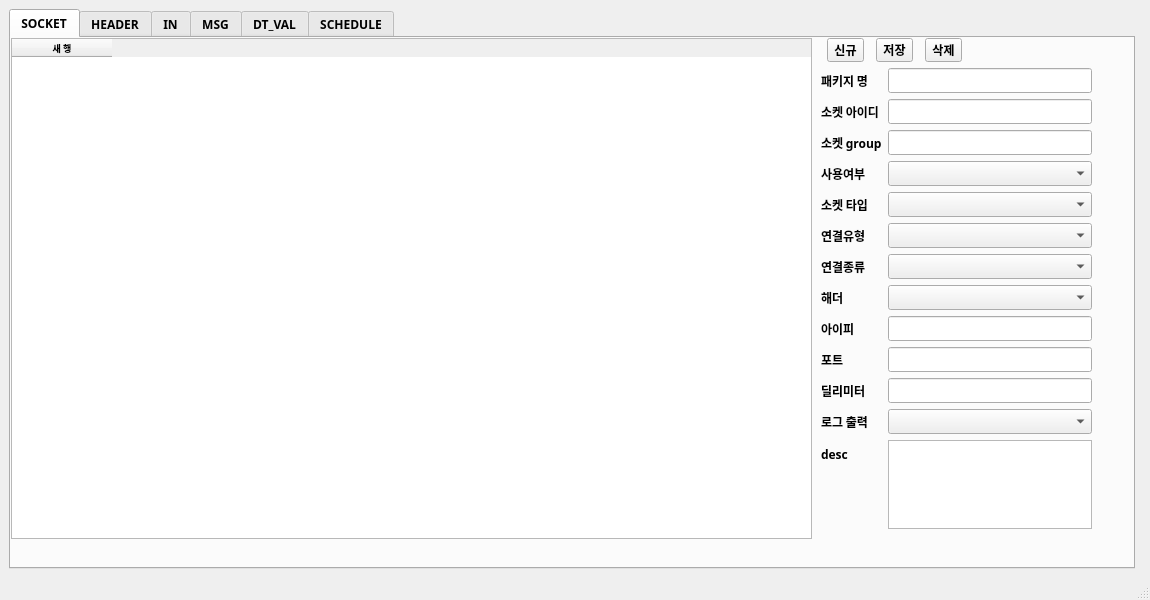
<?xml version="1.0" encoding="UTF-8"?>
<ui version="4.0">
 <class>MainWindow</class>
 <widget class="QMainWindow" name="MainWindow">
  <property name="geometry">
   <rect>
    <x>0</x>
    <y>0</y>
    <width>1150</width>
    <height>600</height>
   </rect>
  </property>
  <property name="sizePolicy">
   <sizepolicy hsizetype="Expanding" vsizetype="Expanding">
    <horstretch>0</horstretch>
    <verstretch>0</verstretch>
   </sizepolicy>
  </property>
  <property name="minimumSize">
   <size>
    <width>1150</width>
    <height>600</height>
   </size>
  </property>
  <property name="maximumSize">
   <size>
    <width>1150</width>
    <height>600</height>
   </size>
  </property>
  <property name="baseSize">
   <size>
    <width>600</width>
    <height>300</height>
   </size>
  </property>
  <property name="font">
   <font>
    <family>맑은 고딕</family>
    <weight>75</weight>
    <bold>true</bold>
   </font>
  </property>
  <property name="windowTitle">
   <string>MainWindow</string>
  </property>
  <widget class="QWidget" name="centralwidget">
   <layout class="QGridLayout" name="gridLayout_2">
    <item row="1" column="0">
     <widget class="QTabWidget" name="tap_info">
      <property name="currentIndex">
       <number>0</number>
      </property>
      <widget class="QWidget" name="tab">
       <attribute name="title">
        <string>SOCKET</string>
       </attribute>
       <widget class="QWidget" name="">
        <property name="geometry">
         <rect>
          <x>810</x>
          <y>0</y>
          <width>149</width>
          <height>24</height>
         </rect>
        </property>
        <layout class="QGridLayout" name="gridLayout">
         <item row="0" column="0">
          <widget class="QToolButton" name="btn_addSk">
           <property name="text">
            <string>신규</string>
           </property>
          </widget>
         </item>
         <item row="0" column="2">
          <widget class="QToolButton" name="btn_delSk">
           <property name="text">
            <string>삭제</string>
           </property>
          </widget>
         </item>
         <item row="0" column="1">
          <widget class="QToolButton" name="btn_saveSk">
           <property name="text">
            <string>저장</string>
           </property>
          </widget>
         </item>
        </layout>
       </widget>
       <widget class="QWidget" name="formLayoutWidget_2">
        <property name="geometry">
         <rect>
          <x>810</x>
          <y>30</y>
          <width>271</width>
          <height>461</height>
         </rect>
        </property>
        <layout class="QFormLayout" name="formLayout_2">
         <item row="0" column="0">
          <widget class="QLabel" name="label_7">
           <property name="text">
            <string>패키지 명</string>
           </property>
          </widget>
         </item>
         <item row="0" column="1">
          <widget class="QLineEdit" name="sk_PKG_ID">
           <property name="text">
            <string/>
           </property>
          </widget>
         </item>
         <item row="1" column="0">
          <widget class="QLabel" name="label_8">
           <property name="text">
            <string>소켓 아이디</string>
           </property>
          </widget>
         </item>
         <item row="1" column="1">
          <widget class="QLineEdit" name="sk_SK_ID"/>
         </item>
         <item row="2" column="0">
          <widget class="QLabel" name="label_9">
           <property name="text">
            <string>소켓 group</string>
           </property>
          </widget>
         </item>
         <item row="12" column="0">
          <widget class="QLabel" name="label_10">
           <property name="text">
            <string>desc</string>
           </property>
          </widget>
         </item>
         <item row="11" column="0">
          <widget class="QLabel" name="label_11">
           <property name="text">
            <string>로그 출력</string>
           </property>
          </widget>
         </item>
         <item row="3" column="0">
          <widget class="QLabel" name="label_12">
           <property name="text">
            <string>사용여부</string>
           </property>
          </widget>
         </item>
         <item row="4" column="0">
          <widget class="QLabel" name="label_13">
           <property name="text">
            <string>소켓 타입</string>
           </property>
          </widget>
         </item>
         <item row="10" column="0">
          <widget class="QLabel" name="label_14">
           <property name="text">
            <string>딜리미터</string>
           </property>
          </widget>
         </item>
         <item row="9" column="0">
          <widget class="QLabel" name="label_15">
           <property name="text">
            <string>포트</string>
           </property>
          </widget>
         </item>
         <item row="8" column="0">
          <widget class="QLabel" name="label_16">
           <property name="text">
            <string>아이피</string>
           </property>
          </widget>
         </item>
         <item row="7" column="0">
          <widget class="QLabel" name="label_17">
           <property name="text">
            <string>해더</string>
           </property>
          </widget>
         </item>
         <item row="5" column="0">
          <widget class="QLabel" name="label_18">
           <property name="text">
            <string>연결유형</string>
           </property>
          </widget>
         </item>
         <item row="6" column="0">
          <widget class="QLabel" name="label_19">
           <property name="text">
            <string>연결종류</string>
           </property>
          </widget>
         </item>
         <item row="2" column="1">
          <widget class="QLineEdit" name="sk_SK_GROUP"/>
         </item>
         <item row="8" column="1">
          <widget class="QLineEdit" name="sk_SK_IP"/>
         </item>
         <item row="9" column="1">
          <widget class="QLineEdit" name="sk_SK_PORT"/>
         </item>
         <item row="10" column="1">
          <widget class="QLineEdit" name="sk_SK_DELIMIT_TYPE"/>
         </item>
         <item row="3" column="1">
          <widget class="QComboBox" name="sk_USE_YN"/>
         </item>
         <item row="4" column="1">
          <widget class="QComboBox" name="sk_SK_TYPE"/>
         </item>
         <item row="5" column="1">
          <widget class="QComboBox" name="sk_SK_CONN_TYPE"/>
         </item>
         <item row="6" column="1">
          <widget class="QComboBox" name="sk_SK_CLIENT_TYPE"/>
         </item>
         <item row="7" column="1">
          <widget class="QComboBox" name="sk_HD_ID"/>
         </item>
         <item row="11" column="1">
          <widget class="QComboBox" name="sk_SK_LOG"/>
         </item>
         <item row="12" column="1">
          <widget class="QTextEdit" name="sk_SK_DESC"/>
         </item>
        </layout>
       </widget>
       <widget class="QTableWidget" name="list_sk">
        <property name="geometry">
         <rect>
          <x>0</x>
          <y>0</y>
          <width>801</width>
          <height>501</height>
         </rect>
        </property>
        <property name="font">
         <font>
          <pointsize>7</pointsize>
         </font>
        </property>
        <column>
         <property name="text">
          <string>새 행</string>
         </property>
        </column>
       </widget>
      </widget>
      <widget class="QWidget" name="tab_2">
       <attribute name="title">
        <string>HEADER</string>
       </attribute>
       <layout class="QVBoxLayout" name="verticalLayout">
        <item>
         <widget class="QLabel" name="label_2">
          <property name="text">
           <string>해더</string>
          </property>
         </widget>
        </item>
        <item>
         <layout class="QGridLayout" name="gridLayout_4">
          <item row="0" column="0">
           <widget class="QToolButton" name="toolButton">
            <property name="text">
             <string>+</string>
            </property>
           </widget>
          </item>
          <item row="0" column="1">
           <widget class="QToolButton" name="toolButton_2">
            <property name="text">
             <string>-</string>
            </property>
           </widget>
          </item>
          <item row="0" column="2">
           <widget class="QToolButton" name="toolButton_3">
            <property name="text">
             <string>save</string>
            </property>
           </widget>
          </item>
         </layout>
        </item>
        <item>
         <widget class="QTableWidget" name="list_hd"/>
        </item>
        <item>
         <widget class="QLabel" name="label">
          <property name="text">
           <string>해더 상세</string>
          </property>
         </widget>
        </item>
        <item>
         <layout class="QGridLayout" name="gridLayout_9">
          <item row="0" column="1">
           <widget class="QToolButton" name="toolButton_6">
            <property name="text">
             <string>-</string>
            </property>
           </widget>
          </item>
          <item row="0" column="0">
           <widget class="QToolButton" name="toolButton_4">
            <property name="text">
             <string>+</string>
            </property>
           </widget>
          </item>
          <item row="0" column="2">
           <widget class="QToolButton" name="toolButton_7">
            <property name="text">
             <string>save</string>
            </property>
           </widget>
          </item>
         </layout>
        </item>
        <item>
         <widget class="QTableWidget" name="list_hd_dt"/>
        </item>
       </layout>
      </widget>
      <widget class="QWidget" name="tab_5">
       <attribute name="title">
        <string>IN</string>
       </attribute>
       <layout class="QVBoxLayout" name="verticalLayout_2">
        <item>
         <layout class="QGridLayout" name="gridLayout_7">
          <item row="0" column="1">
           <widget class="QToolButton" name="toolButton_9">
            <property name="text">
             <string>-</string>
            </property>
           </widget>
          </item>
          <item row="0" column="0">
           <widget class="QToolButton" name="toolButton_8">
            <property name="text">
             <string>+</string>
            </property>
           </widget>
          </item>
          <item row="0" column="2">
           <widget class="QToolButton" name="toolButton_10">
            <property name="text">
             <string>save</string>
            </property>
           </widget>
          </item>
         </layout>
        </item>
        <item>
         <widget class="QTableWidget" name="list_in"/>
        </item>
       </layout>
      </widget>
      <widget class="QWidget" name="tab_3">
       <attribute name="title">
        <string>MSG</string>
       </attribute>
       <layout class="QVBoxLayout" name="verticalLayout_3">
        <item>
         <widget class="QLabel" name="label_4">
          <property name="text">
           <string>메시지</string>
          </property>
         </widget>
        </item>
        <item>
         <layout class="QGridLayout" name="gridLayout_5">
          <item row="0" column="0">
           <widget class="QToolButton" name="toolButton_11">
            <property name="text">
             <string>+</string>
            </property>
           </widget>
          </item>
          <item row="0" column="1">
           <widget class="QToolButton" name="toolButton_12">
            <property name="text">
             <string>-</string>
            </property>
           </widget>
          </item>
          <item row="0" column="2">
           <widget class="QToolButton" name="toolButton_13">
            <property name="text">
             <string>save</string>
            </property>
           </widget>
          </item>
         </layout>
        </item>
        <item>
         <widget class="QTableWidget" name="list_msg"/>
        </item>
        <item>
         <layout class="QGridLayout" name="gridLayout_10">
          <item row="0" column="0">
           <widget class="QToolButton" name="toolButton_14">
            <property name="text">
             <string>+</string>
            </property>
           </widget>
          </item>
          <item row="0" column="1">
           <widget class="QToolButton" name="toolButton_15">
            <property name="text">
             <string>-</string>
            </property>
           </widget>
          </item>
          <item row="0" column="2">
           <widget class="QToolButton" name="toolButton_16">
            <property name="text">
             <string>save</string>
            </property>
           </widget>
          </item>
         </layout>
        </item>
        <item>
         <widget class="QLabel" name="label_3">
          <property name="text">
           <string>메시지 상세</string>
          </property>
         </widget>
        </item>
        <item>
         <widget class="QTableWidget" name="list_msg_dt"/>
        </item>
       </layout>
      </widget>
      <widget class="QWidget" name="tab_6">
       <attribute name="title">
        <string>DT_VAL</string>
       </attribute>
       <layout class="QVBoxLayout" name="verticalLayout_4">
        <item>
         <layout class="QGridLayout" name="gridLayout_8">
          <item row="0" column="1">
           <widget class="QToolButton" name="toolButton_18">
            <property name="text">
             <string>-</string>
            </property>
           </widget>
          </item>
          <item row="0" column="0">
           <widget class="QToolButton" name="toolButton_17">
            <property name="text">
             <string>+</string>
            </property>
           </widget>
          </item>
          <item row="0" column="2">
           <widget class="QToolButton" name="toolButton_19">
            <property name="text">
             <string>save</string>
            </property>
           </widget>
          </item>
         </layout>
        </item>
        <item>
         <widget class="QTableWidget" name="list_dt_val"/>
        </item>
       </layout>
      </widget>
      <widget class="QWidget" name="tab_4">
       <attribute name="title">
        <string>SCHEDULE</string>
       </attribute>
       <layout class="QVBoxLayout" name="verticalLayout_5">
        <item>
         <widget class="QLabel" name="label_6">
          <property name="text">
           <string>BZ 스케줄</string>
          </property>
         </widget>
        </item>
        <item>
         <layout class="QGridLayout" name="gridLayout_6">
          <item row="0" column="1">
           <widget class="QToolButton" name="toolButton_21">
            <property name="text">
             <string>-</string>
            </property>
           </widget>
          </item>
          <item row="0" column="0">
           <widget class="QToolButton" name="toolButton_20">
            <property name="text">
             <string>+</string>
            </property>
           </widget>
          </item>
          <item row="0" column="2">
           <widget class="QToolButton" name="toolButton_22">
            <property name="text">
             <string>save</string>
            </property>
           </widget>
          </item>
         </layout>
        </item>
        <item>
         <widget class="QTableView" name="list_bz"/>
        </item>
        <item>
         <widget class="QLabel" name="label_5">
          <property name="text">
           <string>SCH 스케줄</string>
          </property>
         </widget>
        </item>
        <item>
         <layout class="QGridLayout" name="gridLayout_11">
          <item row="0" column="1">
           <widget class="QToolButton" name="toolButton_23">
            <property name="text">
             <string>-</string>
            </property>
           </widget>
          </item>
          <item row="0" column="0">
           <widget class="QToolButton" name="toolButton_24">
            <property name="text">
             <string>+</string>
            </property>
           </widget>
          </item>
          <item row="0" column="2">
           <widget class="QToolButton" name="toolButton_25">
            <property name="text">
             <string>save</string>
            </property>
           </widget>
          </item>
         </layout>
        </item>
        <item>
         <widget class="QTableWidget" name="list_sch"/>
        </item>
       </layout>
      </widget>
     </widget>
    </item>
    <item row="1" column="1">
     <widget class="Line" name="line">
      <property name="orientation">
       <enum>Qt::Horizontal</enum>
      </property>
     </widget>
    </item>
   </layout>
  </widget>
  <widget class="QMenuBar" name="menubar">
   <property name="geometry">
    <rect>
     <x>0</x>
     <y>0</y>
     <width>1150</width>
     <height>21</height>
    </rect>
   </property>
  </widget>
  <widget class="QStatusBar" name="statusbar"/>
 </widget>
 <resources/>
 <connections/>
</ui>
